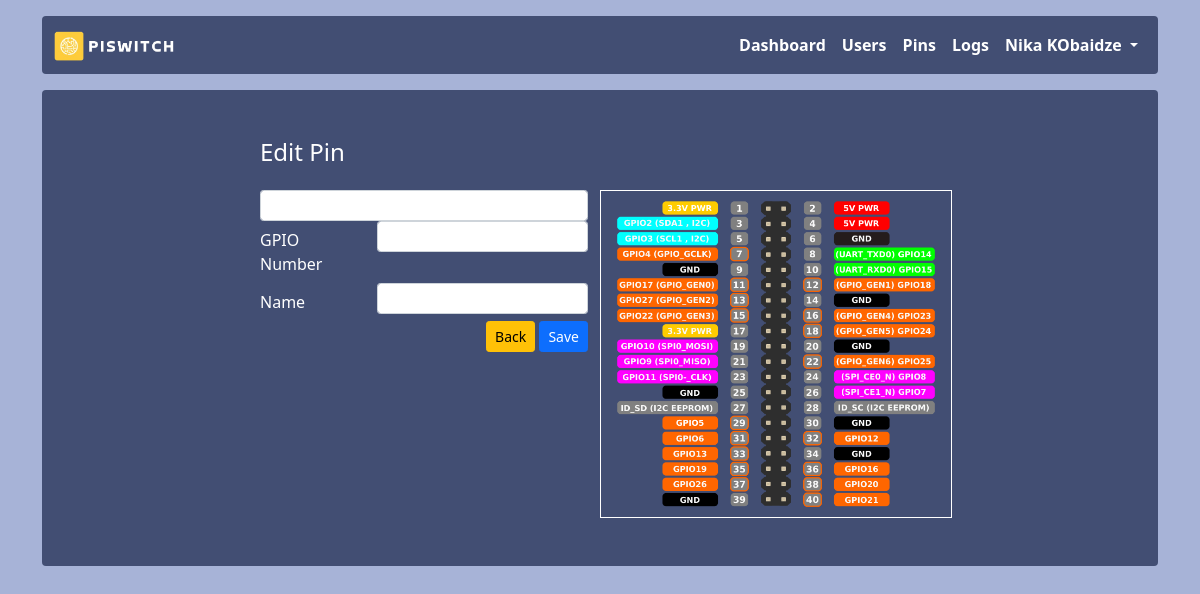
Page /edit-pin/1 (signed in) on the earlier database version.
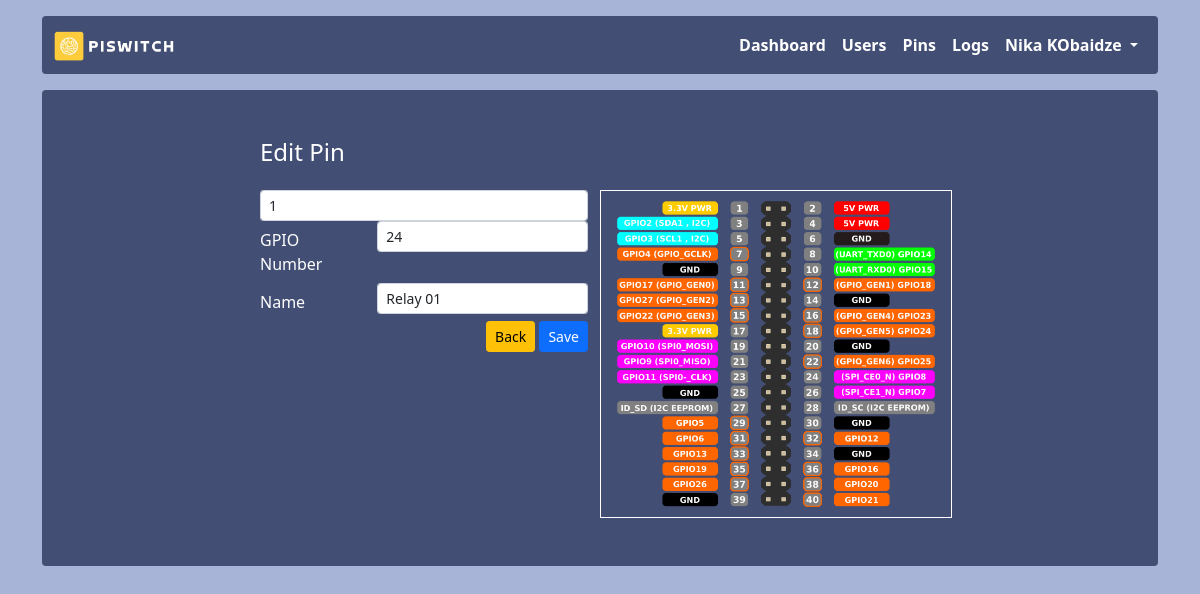
Same page on the later database version.
### app.py (models this page shows, shortened)
class Pins(db.Model):
    id = db.Column(db.Integer, primary_key = True)
    gpio = db.Column(db.Integer)
    name = db.Column(db.String(255))
    created_at = db.Column(db.DateTime, default=datetime.utcnow())

### app.py (the view)
@app.route('/edit-pin/<id>')
@login_required
@check_admin
def edit_pin(id):
    pin = Pins.query.filter_by(id=id).first()
    return render_template('pins/edit_pin.html', pin=pin)

### app.py (called while the page is built)
def login_required(f):
    @wraps(f)
    def decorated_function(*args, **kwargs):
        if session.get("user_id") is None:
            return redirect("/login")
        return f(*args, **kwargs)
    return decorated_function

def check_admin(f):
    @wraps(f)
    def decorated_function(*args, **kwargs):
        if session.get("role") != 'admin':
            return redirect("/")
        return f(*args, **kwargs)
    return decorated_function

### templates/pins/edit_pin.html (shortened to what this page needs)
{% extends 'layout.html' %}
{% block content %}
<div class="row">
    <div class="col-12 mb-3">
        <h4>Edit Pin</h4>
    </div>
    <div class="col-md-6">
        <form method="post" action="{{ url_for('add_pin') }}">
            <input type="text" name="id" class="form-control form-control-sm" id="id" value="{{ pin.id }}" />
            <div class="form-group row">
                <label for="gpio" class="col-sm-4 col-form-label">GPIO Number</label>
                <div class="col-sm-8">
                    <input type="number" name="gpio" class="form-control form-control-sm" id="goio" value="{{ pin.gpio }}" />
                </div>
            </div>
            <div class="form-group row">
                <label for="name" class="col-sm-4 col-form-label">Name</label>
                <div class="col-sm-8">
                    <input type="text" name="name" class="form-control form-control-sm" id="name" value="{{ pin.name }}" />
                </div>
            </div>
            <div class="form-group row">
                <div class="col-sm-12 text-right">
                    <a href="pins.html" class="btn btn-sm btn-warning">Back</a>
                    <button type="submit" class="btn btn-sm btn-primary">Save</button>
                </div>
            </div>
        </form>
    </div>
    <div class="col-md-6" style="border: 1px solid white">
        <img src="{{ url_for('static', filename='img/pinout.png') }}" class="img-fluid float-end" alt="pinout" />
    </div>
</div>
{% endblock %}

Differences in the rows shown:
added Pins: id "1", gpio "24", name "Relay 01"
